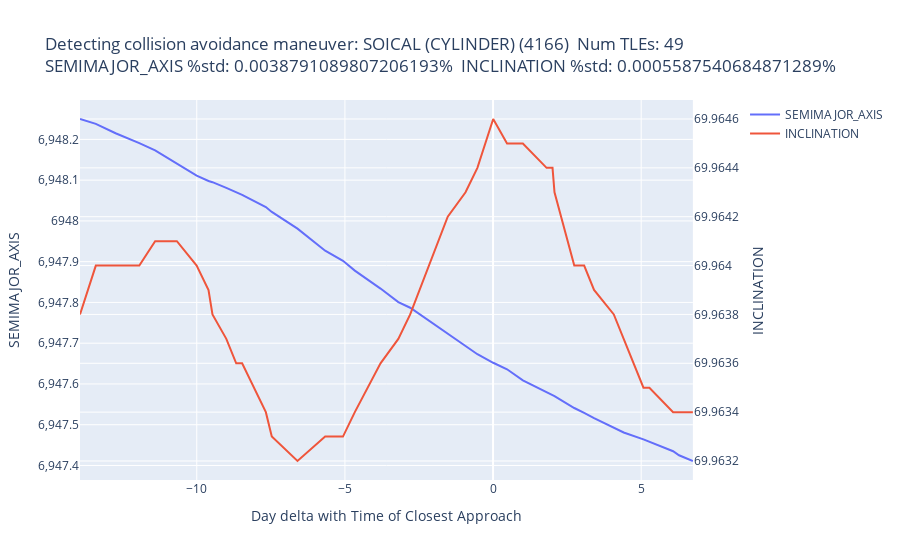

Notebook code for this chart:
### Code cell
satellite = next(iter_sat_ids)
plot_df = new_df[new_df.SAT_ID == satellite]

sat_name = plot_df.head(1).SAT_NAME
sapstd = cdm_df[cdm_df.SAT_ID == satellite].SEMIMAJOR_AXIS_PERCENT_STD.values[0]
ipstd = cdm_df[cdm_df.SAT_ID == satellite].INCLINATION_PERCENT_STD.values[0]

fig = make_subplots(specs=[[{"secondary_y": True}]])

fig.add_trace(
    go.Scatter(x=plot_df.ddelta, y=plot_df.SEMIMAJOR_AXIS, mode='lines', name="SEMIMAJOR_AXIS"),
    secondary_y=False,
)

fig.add_trace(
    go.Scatter(x=plot_df.ddelta, y=plot_df.INCLINATION, mode='lines', name="INCLINATION"),
    secondary_y=True,
)

fig.update_layout(
    title_text=f"Detecting collision avoidance maneuver: {sat_name.values[0]} ({satellite})  Num TLEs: {len(plot_df)}<br>SEMIMAJOR_AXIS %std: {sapstd}%  INCLINATION %std: {ipstd}%"
)

# Set x-axis title
fig.update_xaxes(title_text="Day delta with Time of Closest Approach")

# Set y-axes titles
fig.update_yaxes(title_text="SEMIMAJOR_AXIS", secondary_y=False)
fig.update_yaxes(title_text="INCLINATION", secondary_y=True)

fig.show()

### Figure 1 — Plotly figure (JSON) as saved in the notebook; plotly's stock layout.template omitted (floating-point values rounded to 4 significant figures)
{"data": [{"mode": "lines", "name": "SEMIMAJOR_AXIS", "type": "scatter", "x": [-13.94, -13.41, -12.74, -12.41, -11.94, -11.4, -10.67, -10.0, -9.603, -9.47, -9.003, -8.669, -8.469, -7.668, -7.468, -6.6, -6.6, -5.666, -5.066, -4.665, -3.798, -3.197, -2.797, -1.863, -1.529, -1.529, -0.9287, -0.5284, -0.5284, 0.005381, 0.4724, 0.4724, 1.006, 1.807, 2.007, 2.074, 2.741, 3.008, 3.075, 3.408, 3.408, 4.075, 4.409, 4.409, 5.076, 5.276, 6.077, 6.277, 6.744], "xaxis": "x", "y": [6948.0, 6948.0, 6948.0, 6948.0, 6948.0, 6948.0, 6948.0, 6948.0, 6948.0, 6948.0, 6948.0, 6948.0, 6948.0, 6948.0, 6948.0, 6948.0, 6948.0, 6948.0, 6948.0, 6948.0, 6948.0, 6948.0, 6948.0, 6948.0, 6948.0, 6948.0, 6948.0, 6948.0, 6948.0, 6948.0, 6948.0, 6948.0, 6948.0, 6948.0, 6948.0, 6948.0, 6948.0, 6948.0, 6948.0, 6948.0, 6948.0, 6947.0, 6947.0, 6947.0, 6947.0, 6947.0, 6947.0, 6947.0, 6947.0], "yaxis": "y"}, {"mode": "lines", "name": "INCLINATION", "type": "scatter", "x": [-13.94, -13.41, -12.74, -12.41, -11.94, -11.4, -10.67, -10.0, -9.603, -9.47, -9.003, -8.669, -8.469, -7.668, -7.468, -6.6, -6.6, -5.666, -5.066, -4.665, -3.798, -3.197, -2.797, -1.863, -1.529, -1.529, -0.9287, -0.5284, -0.5284, 0.005381, 0.4724, 0.4724, 1.006, 1.807, 2.007, 2.074, 2.741, 3.008, 3.075, 3.408, 3.408, 4.075, 4.409, 4.409, 5.076, 5.276, 6.077, 6.277, 6.744], "xaxis": "x", "y": [69.96, 69.96, 69.96, 69.96, 69.96, 69.96, 69.96, 69.96, 69.96, 69.96, 69.96, 69.96, 69.96, 69.96, 69.96, 69.96, 69.96, 69.96, 69.96, 69.96, 69.96, 69.96, 69.96, 69.96, 69.96, 69.96, 69.96, 69.96, 69.96, 69.96, 69.96, 69.96, 69.96, 69.96, 69.96, 69.96, 69.96, 69.96, 69.96, 69.96, 69.96, 69.96, 69.96, 69.96, 69.96, 69.96, 69.96, 69.96, 69.96], "yaxis": "y2"}], "layout": {"title": {"text": "Detecting collision avoidance maneuver: SOICAL (CYLINDER) (4166)  Num TLEs: 49<br>SEMIMAJOR_AXIS %std: 0.0038791089807206193%  INCLINATION %std: 0.0005587540684871289%"}, "xaxis": {"anchor": "y", "domain": [0, 0.94], "title": {"text": "Day delta with Time of Closest Approach"}}, "yaxis": {"anchor": "x", "domain": [0, 1], "title": {"text": "SEMIMAJOR_AXIS"}}, "yaxis2": {"anchor": "x", "overlaying": "y", "side": "right", "title": {"text": "INCLINATION"}}}}
